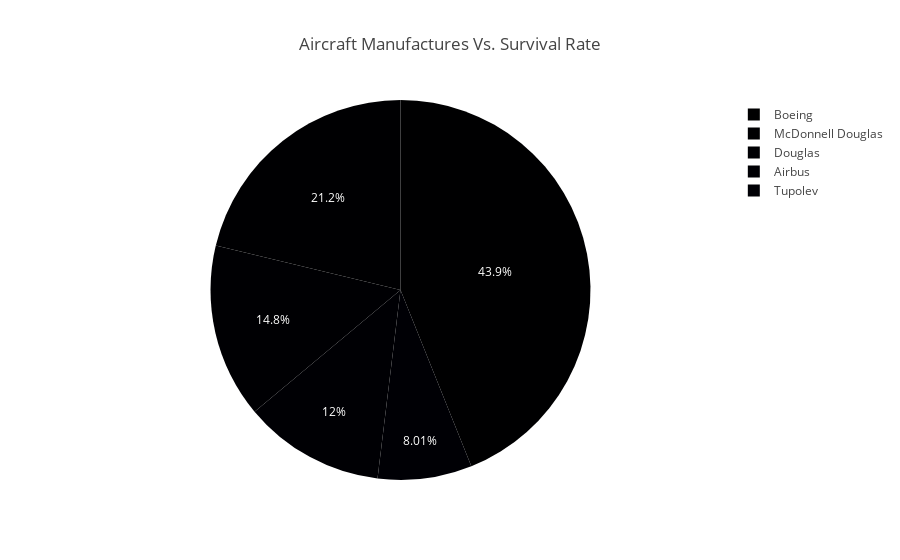

Write notebook code for a chart like this one.
### Code cell
pie_chart = px.pie(Aircraft_sort_5, values ='survival_rate', names = 'Aircraft Manufacturer', title = 'Aircraft Manufactures Vs. Survival Rate')

#st.plotly_chart(pie_chart)

pie_chart.show()

### Figure 1 — Plotly figure (JSON) as saved in the notebook; plotly's stock layout.template omitted (floating-point values rounded to 4 significant figures)
{"data": [{"domain": {"x": [0, 1], "y": [0, 1]}, "hovertemplate": "Aircraft Manufacturer=%{label}<br>survival_rate=%{value}<extra></extra>", "labels": ["Boeing", "McDonnell Douglas", "Douglas", "Airbus", "Tupolev"], "legendgroup": "", "name": "", "showlegend": true, "type": "pie", "values": [12473, 6031, 4210, 3411, 2276]}], "layout": {"autosize": true, "legend": {"tracegroupgap": 0}, "title": {"text": "Aircraft Manufactures Vs. Survival Rate"}}}
